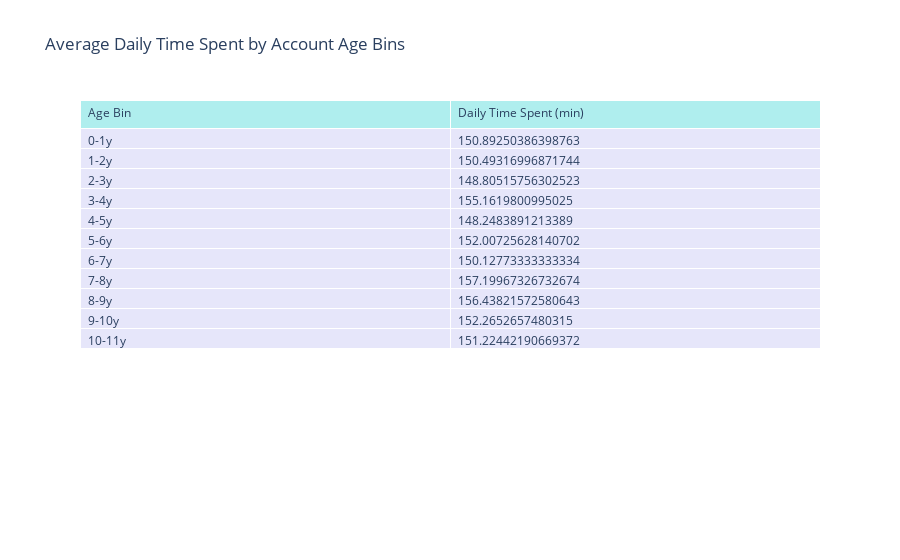

The notebook cell this image was saved under:
### Markdown cell above
<h4>How does time spent change as the account ages?-showing by tabel</h4>

### Code cell
tabel = go.Figure(data=[go.Table(
    header=dict(values=["Age Bin", "Daily Time Spent (min)"],
                fill_color='paleturquoise',
                align='left'),
    cells=dict(values=[age_usage['Age Bin'], age_usage['Daily Time Spent (min)']],
               fill_color='lavender',
               align='left'))
])

tabel.update_layout(title="Average Daily Time Spent by Account Age Bins")
tabel.show()

### Figure 1 — Plotly figure (JSON) as saved in the notebook; plotly's stock layout.template omitted (floating-point values rounded to 4 significant figures)
{"data": [{"cells": {"align": "left", "fill": {"color": "lavender"}, "values": [["0-1y", "1-2y", "2-3y", "3-4y", "4-5y", "5-6y", "6-7y", "7-8y", "8-9y", "9-10y", "10-11y"], [150.9, 150.5, 148.8, 155.2, 148.2, 152.0, 150.1, 157.2, 156.4, 152.3, 151.2]]}, "header": {"align": "left", "fill": {"color": "paleturquoise"}, "values": ["Age Bin", "Daily Time Spent (min)"]}, "type": "table"}], "layout": {"title": {"text": "Average Daily Time Spent by Account Age Bins"}}}
